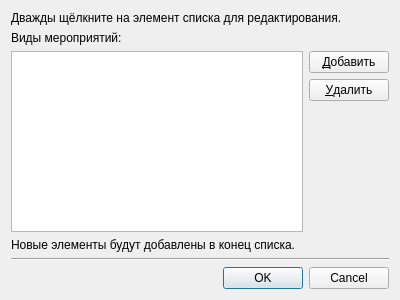
<?xml version="1.0" encoding="UTF-8"?>
<ui version="4.0">
 <class>Dialog</class>
 <widget class="QDialog" name="Dialog">
  <property name="geometry">
   <rect>
    <x>0</x>
    <y>0</y>
    <width>400</width>
    <height>300</height>
   </rect>
  </property>
  <property name="windowTitle">
   <string>Управление разновидностями</string>
  </property>
  <layout class="QVBoxLayout" name="verticalLayout">
   <item>
    <widget class="QLabel" name="label">
     <property name="text">
      <string>Дважды щёлкните на элемент списка для редактирования.</string>
     </property>
     <property name="wordWrap">
      <bool>true</bool>
     </property>
    </widget>
   </item>
   <item>
    <widget class="QLabel" name="label_2">
     <property name="text">
      <string>Виды мероприятий:</string>
     </property>
    </widget>
   </item>
   <item>
    <layout class="QHBoxLayout" name="horizontalLayout_3">
     <item>
      <widget class="QListView" name="listView"/>
     </item>
     <item>
      <layout class="QVBoxLayout" name="verticalLayout_4">
       <item>
        <widget class="QPushButton" name="addButton">
         <property name="toolTip">
          <string>Добавить новый элемент в конец списка (Ctrl + N)</string>
         </property>
         <property name="text">
          <string>&amp;Добавить</string>
         </property>
         <property name="shortcut">
          <string>Ctrl+N</string>
         </property>
        </widget>
       </item>
       <item>
        <widget class="QPushButton" name="delButton">
         <property name="toolTip">
          <string>Удалить выбранный элемент (Del)</string>
         </property>
         <property name="text">
          <string>&amp;Удалить</string>
         </property>
         <property name="shortcut">
          <string>Del</string>
         </property>
        </widget>
       </item>
       <item>
        <spacer name="verticalSpacer">
         <property name="orientation">
          <enum>Qt::Vertical</enum>
         </property>
         <property name="sizeHint" stdset="0">
          <size>
           <width>20</width>
           <height>40</height>
          </size>
         </property>
        </spacer>
       </item>
      </layout>
     </item>
    </layout>
   </item>
   <item>
    <widget class="QLabel" name="label_3">
     <property name="text">
      <string>Новые элементы будут добавлены в конец списка.</string>
     </property>
    </widget>
   </item>
   <item>
    <widget class="Line" name="line">
     <property name="orientation">
      <enum>Qt::Horizontal</enum>
     </property>
    </widget>
   </item>
   <item>
    <widget class="QDialogButtonBox" name="buttonBox">
     <property name="orientation">
      <enum>Qt::Horizontal</enum>
     </property>
     <property name="standardButtons">
      <set>QDialogButtonBox::Cancel|QDialogButtonBox::Ok</set>
     </property>
    </widget>
   </item>
  </layout>
 </widget>
 <resources/>
 <connections>
  <connection>
   <sender>buttonBox</sender>
   <signal>accepted()</signal>
   <receiver>Dialog</receiver>
   <slot>accept()</slot>
   <hints>
    <hint type="sourcelabel">
     <x>248</x>
     <y>254</y>
    </hint>
    <hint type="destinationlabel">
     <x>157</x>
     <y>274</y>
    </hint>
   </hints>
  </connection>
  <connection>
   <sender>buttonBox</sender>
   <signal>rejected()</signal>
   <receiver>Dialog</receiver>
   <slot>reject()</slot>
   <hints>
    <hint type="sourcelabel">
     <x>316</x>
     <y>260</y>
    </hint>
    <hint type="destinationlabel">
     <x>286</x>
     <y>274</y>
    </hint>
   </hints>
  </connection>
 </connections>
</ui>
